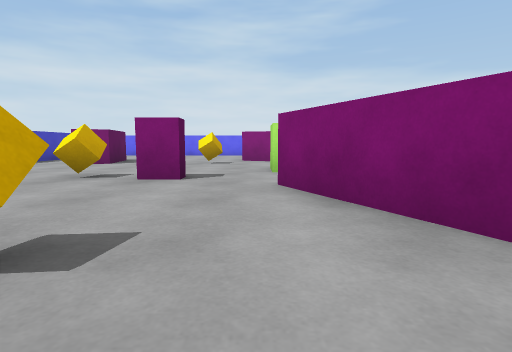
[1] (above)

17 first-person views from a walk through a Unity game level. The camera is 0.58 m above the floor, tilts 6° down and sees 80° across. The floor is counted in squares, 1 m on a side. Each view is taken from the middle of a square. On the plan, view 1 faces up. The plan holds only what a view shows up to about 9 squares ahead; the rest is blank. The player character is not drawn.

[2]
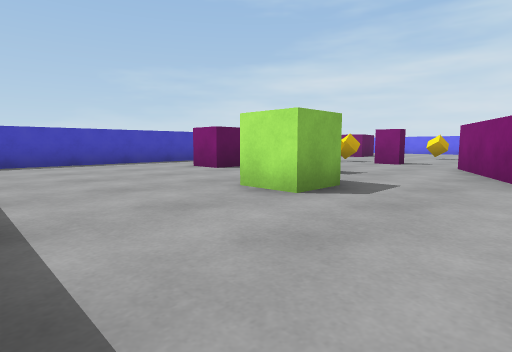

[3]
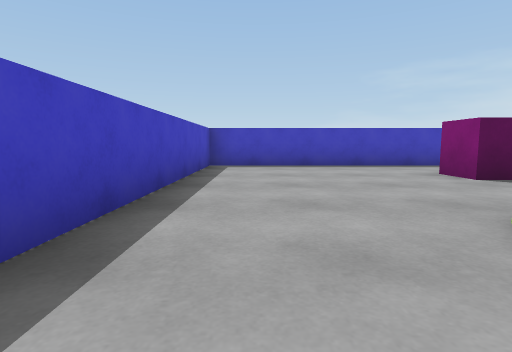

[4]
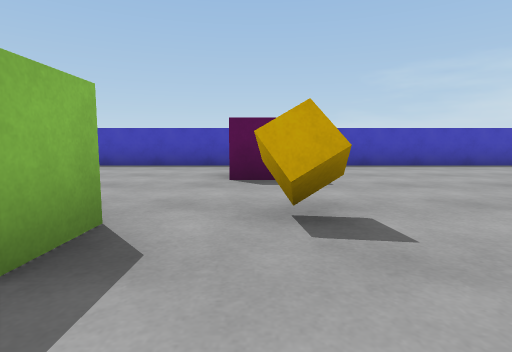

[5]
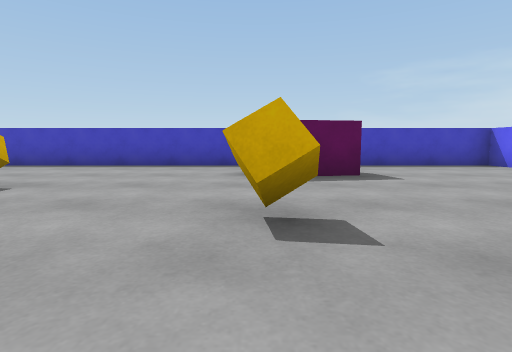

[6]
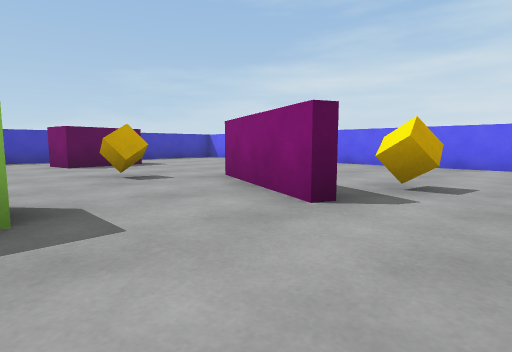

[7]
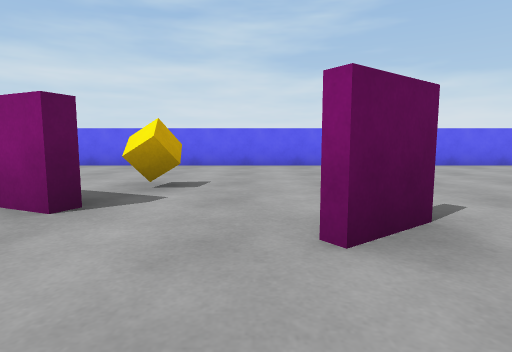

[8]
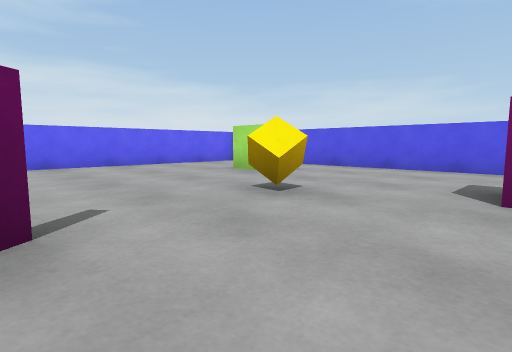

[9]
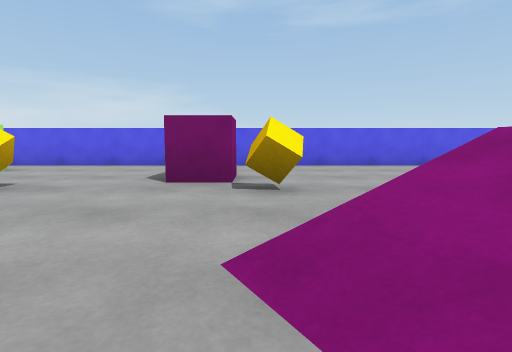

[10]
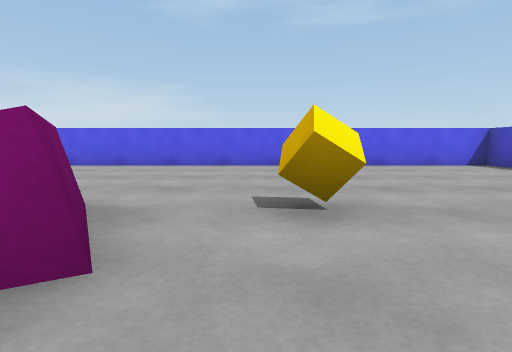

[11]
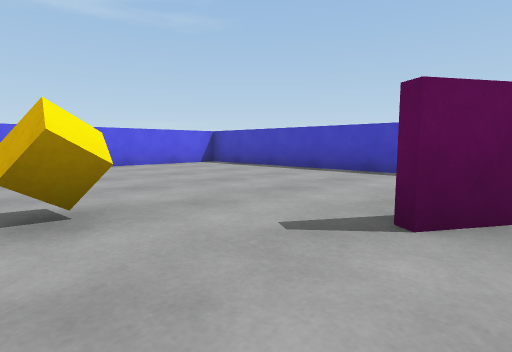

[12]
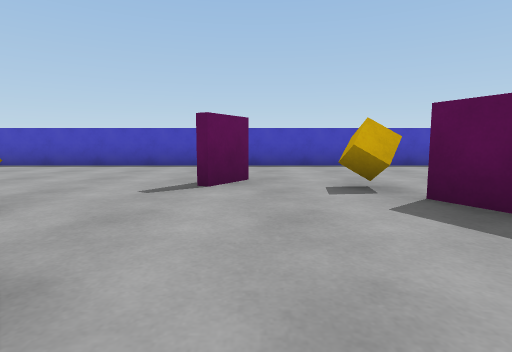

[13]
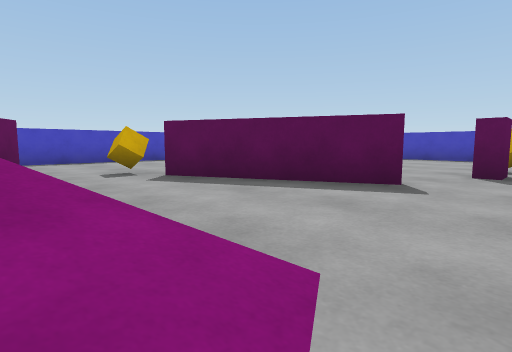

[14]
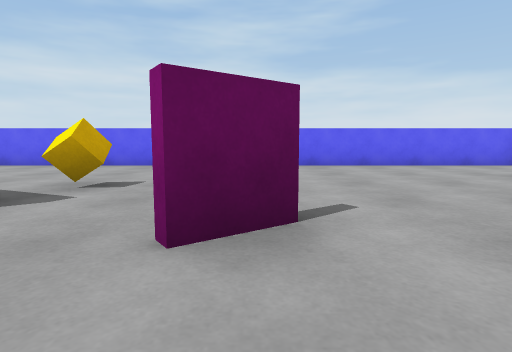

[15]
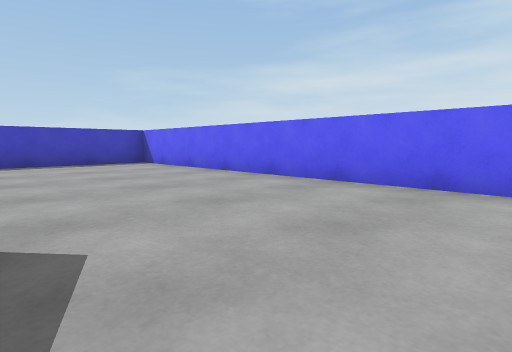

[16]
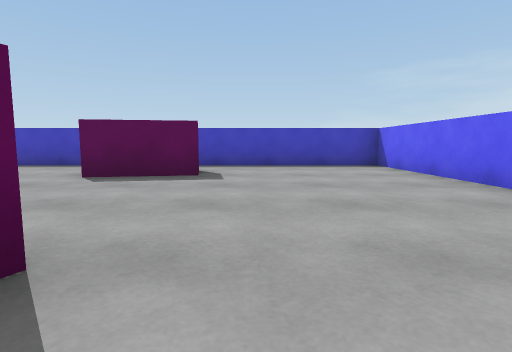

[17]
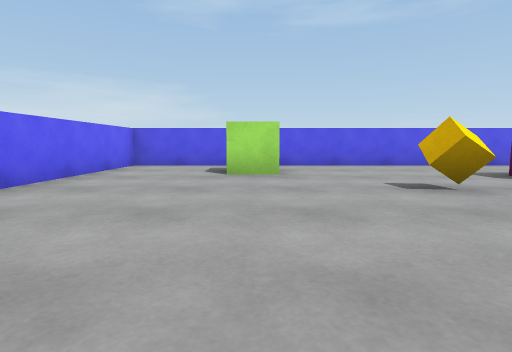

### Floor plan
Points are (right, up) in squares from view 1. A wall is a line through its corners. A room is listed if a view was taken in it or the views show most of it. See-through windows are left out.
Room 1 (views 1, 2, 3, 4, 5, 6, 7, 8, 9, 10, 11, 12, 13, 14, 15, 16, 17)
walls: (0.4, 4.5) (2.2, 0.8); (2.4, 9.5) (-0.5, 10.7); (1.5, 1.7) (0.3, 4.3); (5.4, 9.3) (4.5, 8.6); (6.9, 3.8) (5.2, 2.8); (4.1, -1) (4.7, -0.1); (-7.2, 8.6) (-7.2, -4.2) (12.3, -4.2) (12.3, 15.3) (-7.2, 15.3) (-7.2, 10.4)
low walls: (5.2, 2.7) (6.9, 3.6)
objects: other object (-5, 1) to (-4, 1); other object (-5, 9) to (-5, 11); other object (-3, 5); other object (-2, 5) to (-1, 5); other object (-1, -1) to (0, 0); other object (-1, 1); other object (-1, 9); other object (1, 7); other object (2, 0); other object (3, 11); other object (7, 1); other object (8, 6); other object (8, 9); other object (9, 7); other object (10, 12) to (11, 12)

Positions as (right, up) in squares from view 1, and headings:
1: (0, 0), facing up
2: (2, -4), facing up-left
3: (1, -3), facing left
4: (1, 1), facing left
5: (1, 9), facing left
6: (4, 7), facing up-left
7: (4, 7), facing up
8: (5, 7), facing up-right
9: (4, 6), facing right
10: (4, 2), facing right
11: (4, 2), facing down-right
12: (4, 4), facing down
13: (5, 6), facing down-left
14: (5, 7), facing up
15: (2, 11), facing up-left
16: (1, 12), facing left
17: (4, 12), facing right
